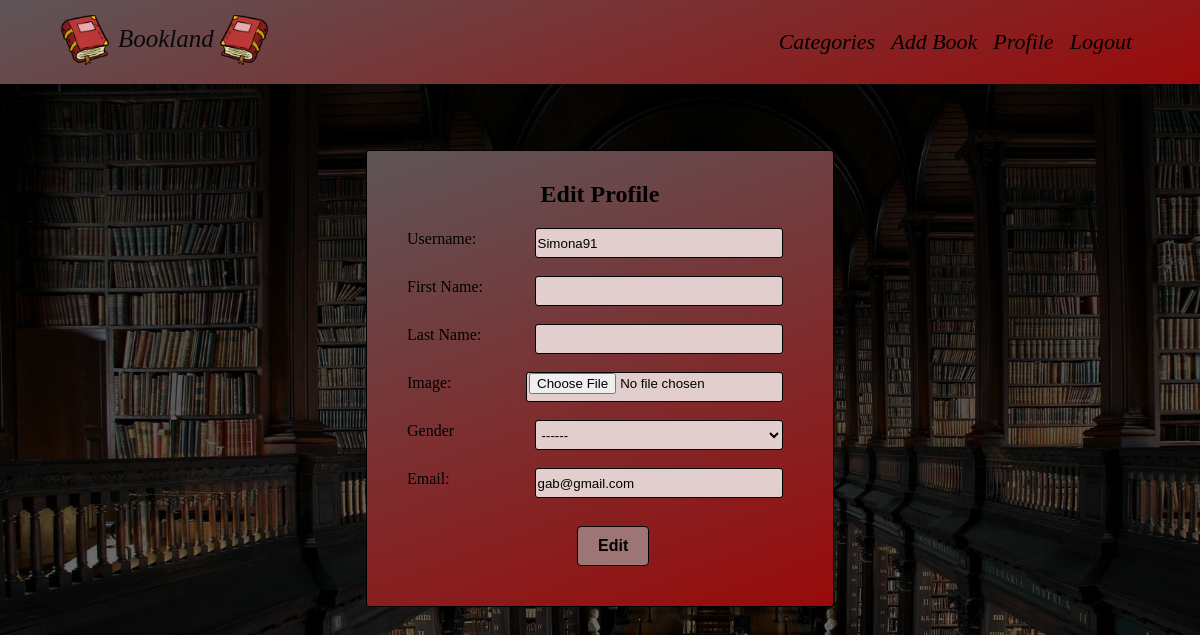
The page /accounts/profile/8/edit/ (signed in) on the database as committed earlier.
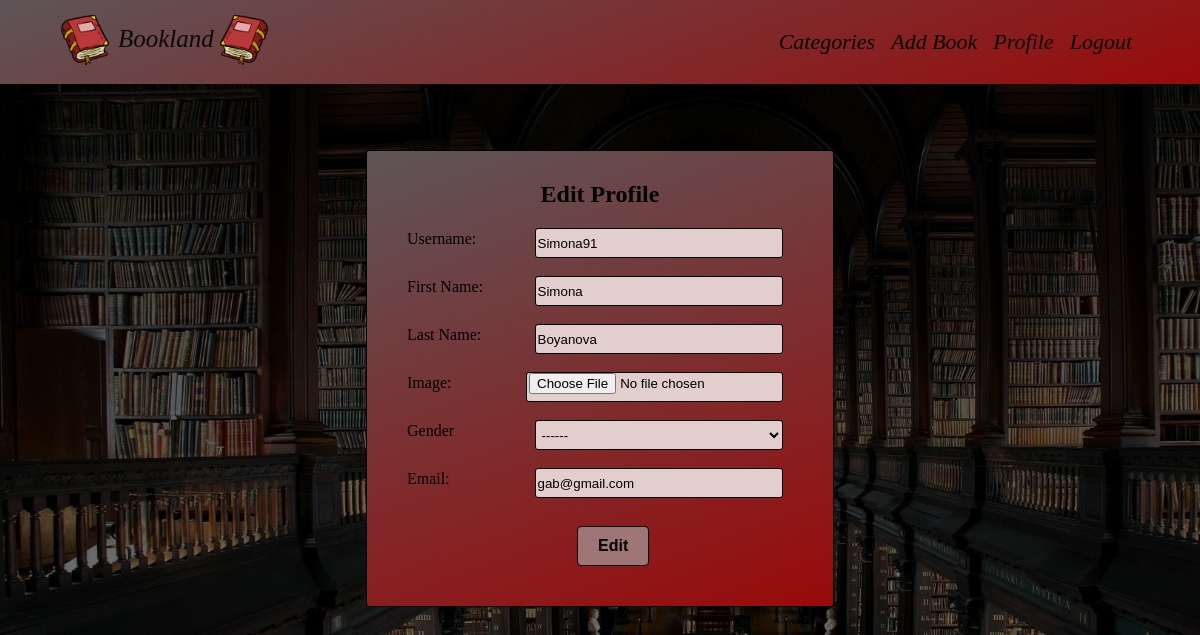
The same page on the database as committed later.
### Bookland/accounts/models.py (models this page shows, shortened)
class BooklandUser(AbstractUser):
    FIRST_NAME_MIN_LENGTH = 2
    FIRST_NAME_MAX_LENGTH = 15
    LAST_NAME_MIN_LENGTH = 2
    LAST_NAME_MAX_LENGTH = 15
    MAX_LEN_GENDER = 6
    first_name = models.CharField(
        max_length=FIRST_NAME_MAX_LENGTH,
        validators=(
            validators.MinLengthValidator(FIRST_NAME_MIN_LENGTH),
            validate_only_alphabetical, upper_first_letter,
        ),
        null=True,
        blank=True,
    )
    last_name = models.CharField(
        max_length=LAST_NAME_MAX_LENGTH,
        validators=(
            validators.MinLengthValidator(LAST_NAME_MIN_LENGTH),
            validate_only_alphabetical, upper_first_letter,
        ),
        null=True,
        blank=True,
    )
    email = models.EmailField(
        unique=True,
    )
    gender = models.CharField(
        max_length=MAX_LEN_GENDER,
        null=True,
        blank=True,
    )
    profile_picture = models.ImageField(
        upload_to='mediafiles/profile_photos/',
        null=False,
        blank=False,
    )

### Bookland/accounts/views.py (the view, shortened to what this page needs)
# urls.py: path('edit/', ProfileEditView.as_view(), name='edit user'),
class ProfileEditView(LoginRequiredMixin, generic.UpdateView):
    template_name = 'accounts/profile-edit-page.html'
    model = UserModel
    form_class = UserEditForm

### Bookland/accounts/forms.py (shortened to what this page needs)
class UserEditForm(model_forms.ModelForm):
    gender = model_forms.ChoiceField(choices=GENDER, required=True)
    class Meta:
        model = UserModel
        fields = ['username', 'first_name', 'last_name', 'profile_picture', 'gender', 'email']
        labels = {
            'username': 'Username:',
            'first_name': 'First Name:',
            'last_name': 'Last Name:',
            'email': 'Email:',
            'profile_picture': 'Image:',
            'gender': 'Gender:',
        }
        widgets = {
            'profile_picture': model_forms.FileInput(attrs={
            })
        }

### Bookland/common/context_processors.py (called while the page is built)
def dropdown_categories(request):
    cat_menu = [
        'Romance', 'Fantasy', 'Criminal',
        'Historical novel', 'Thriller', 'Science fiction',
        'Poetry', 'Health',
        'Psychology', 'Esoteric', 'Home, Family, Hobby',
        'Children\'s literature', 'Other',
    ]
    return {'cat_menu': cat_menu}

### templates/accounts/profile-edit-page.html (shortened to what this page needs)
{% extends 'base/base.html' %}
{% block content %}
    <div class="edit-delete">
        <h2>Edit Profile</h2>
        <form method="post">
            {% for field in form %}
                <div class="label-input">
                    <label> {{ field.label }}</label>
                    {% if not field.label == 'Gender:' %}
                        {{ field }}
                    {% endif %}
                </div>
                <br>
            {% endfor %}
    <button class="main-btn" style="margin-left: 170px" type="submit">Edit</button>
    </form>
    </div>
{% endblock %}

Rows that differ between the two databases and show on the page:
changed BooklandUser "Simona91": first_name (not shown) → "Simona"; last_name (not shown) → "Boyanova"
